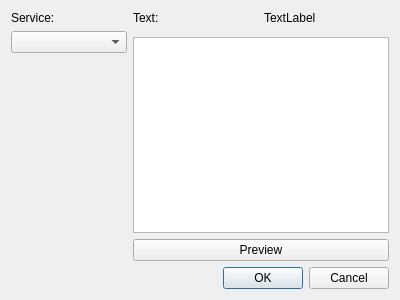
<?xml version="1.0" encoding="UTF-8"?>
<!--
  - AwesomeTTS text-to-speech add-on for Anki
  -
  - Copyright (C) 2010-2012  Anki AwesomeTTS Development Team
  - Copyright (C) 2010-2012  Arthur Helfstein Fragoso
  -
  - This program is free software: you can redistribute it and/or modify
  - it under the terms of the GNU General Public License as published by
  - the Free Software Foundation, either version 3 of the License, or
  - (at your option) any later version.
  -
  - This program is distributed in the hope that it will be useful,
  - but WITHOUT ANY WARRANTY; without even the implied warranty of
  - MERCHANTABILITY or FITNESS FOR A PARTICULAR PURPOSE.  See the
  - GNU General Public License for more details.
  -
  - You should have received a copy of the GNU General Public License
  - along with this program.  If not, see <http://www.gnu.org/licenses/>.
  -->
<ui version="4.0">
 <class>Dialog</class>
 <widget class="QDialog" name="Dialog">
  <property name="geometry">
   <rect>
    <x>0</x>
    <y>0</y>
    <width>400</width>
    <height>300</height>
   </rect>
  </property>
  <property name="windowTitle">
   <string>AwesomeTTS :: MP3 File Generator</string>
  </property>
  <layout class="QGridLayout" name="gridLayout">
   <item row="6" column="2" colspan="2">
    <widget class="QPlainTextEdit" name="texttoTTS"/>
   </item>
   <item row="4" column="3">
    <widget class="QLabel" name="label_2">
     <property name="layoutDirection">
      <enum>Qt::LeftToRight</enum>
     </property>
     <property name="text">
      <string>TextLabel</string>
     </property>
    </widget>
   </item>
   <item row="8" column="2" colspan="2">
    <widget class="QDialogButtonBox" name="buttonBox">
     <property name="orientation">
      <enum>Qt::Horizontal</enum>
     </property>
     <property name="standardButtons">
      <set>QDialogButtonBox::Cancel|QDialogButtonBox::Ok</set>
     </property>
    </widget>
   </item>
   <item row="4" column="2">
    <widget class="QLabel" name="label">
     <property name="text">
      <string>Text:</string>
     </property>
    </widget>
   </item>
   <item row="7" column="2" colspan="2">
    <widget class="QPushButton" name="previewbutton">
     <property name="text">
      <string>Preview</string>
     </property>
    </widget>
   </item>
   <item row="4" column="0" rowspan="5">
    <layout class="QVBoxLayout" name="verticalLayout_2">
     <item>
      <widget class="QLabel" name="label_3">
       <property name="text">
        <string>Service:</string>
       </property>
      </widget>
     </item>
     <item>
      <widget class="QComboBox" name="comboBoxService"/>
     </item>
     <item>
      <widget class="QStackedWidget" name="stackedWidget">
       <property name="enabled">
        <bool>true</bool>
       </property>
       <property name="currentIndex">
        <number>-1</number>
       </property>
      </widget>
     </item>
     <item>
      <spacer name="verticalSpacer">
       <property name="orientation">
        <enum>Qt::Vertical</enum>
       </property>
       <property name="sizeHint" stdset="0">
        <size>
         <width>20</width>
         <height>40</height>
        </size>
       </property>
      </spacer>
     </item>
    </layout>
   </item>
  </layout>
 </widget>
 <resources/>
 <connections>
  <connection>
   <sender>buttonBox</sender>
   <signal>accepted()</signal>
   <receiver>Dialog</receiver>
   <slot>accept()</slot>
   <hints>
    <hint type="sourcelabel">
     <x>248</x>
     <y>254</y>
    </hint>
    <hint type="destinationlabel">
     <x>157</x>
     <y>274</y>
    </hint>
   </hints>
  </connection>
  <connection>
   <sender>buttonBox</sender>
   <signal>rejected()</signal>
   <receiver>Dialog</receiver>
   <slot>reject()</slot>
   <hints>
    <hint type="sourcelabel">
     <x>316</x>
     <y>260</y>
    </hint>
    <hint type="destinationlabel">
     <x>286</x>
     <y>274</y>
    </hint>
   </hints>
  </connection>
 </connections>
</ui>
